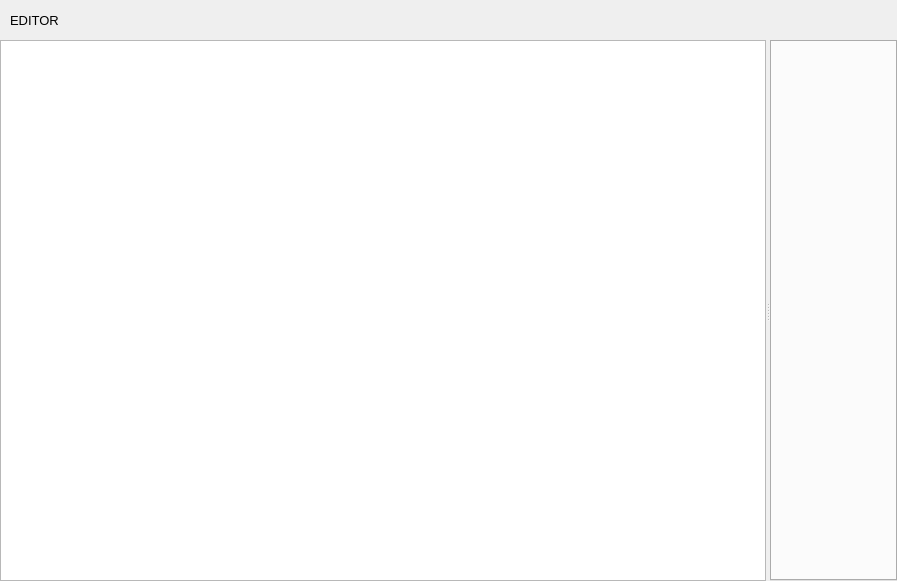
<?xml version="1.0" encoding="UTF-8"?>
<ui version="4.0">
 <class>EditorPage</class>
 <widget class="QWidget" name="EditorPage">
  <property name="geometry">
   <rect>
    <x>0</x>
    <y>0</y>
    <width>897</width>
    <height>581</height>
   </rect>
  </property>
  <property name="windowTitle">
   <string>Form</string>
  </property>
  <layout class="QVBoxLayout" name="verticalLayout">
   <property name="spacing">
    <number>0</number>
   </property>
   <property name="leftMargin">
    <number>0</number>
   </property>
   <property name="topMargin">
    <number>0</number>
   </property>
   <property name="rightMargin">
    <number>0</number>
   </property>
   <property name="bottomMargin">
    <number>0</number>
   </property>
   <item>
    <widget class="QWidget" name="crawlerToolbar" native="true">
     <property name="sizePolicy">
      <sizepolicy hsizetype="Preferred" vsizetype="Maximum">
       <horstretch>0</horstretch>
       <verstretch>0</verstretch>
      </sizepolicy>
     </property>
     <property name="maximumSize">
      <size>
       <width>16777215</width>
       <height>40</height>
      </size>
     </property>
     <layout class="QHBoxLayout" name="horizontalLayout_2">
      <property name="leftMargin">
       <number>10</number>
      </property>
      <property name="topMargin">
       <number>5</number>
      </property>
      <property name="rightMargin">
       <number>10</number>
      </property>
      <property name="bottomMargin">
       <number>5</number>
      </property>
      <item>
       <widget class="QLabel" name="label">
        <property name="font">
         <font>
          <pointsize>10</pointsize>
          <weight>50</weight>
          <bold>false</bold>
         </font>
        </property>
        <property name="text">
         <string>EDITOR</string>
        </property>
       </widget>
      </item>
      <item>
       <spacer name="horizontalSpacer">
        <property name="orientation">
         <enum>Qt::Horizontal</enum>
        </property>
        <property name="sizeType">
         <enum>QSizePolicy::Maximum</enum>
        </property>
        <property name="sizeHint" stdset="0">
         <size>
          <width>158</width>
          <height>20</height>
         </size>
        </property>
       </spacer>
      </item>
     </layout>
    </widget>
   </item>
   <item>
    <widget class="QSplitter" name="editorSplitter">
     <property name="orientation">
      <enum>Qt::Horizontal</enum>
     </property>
     <widget class="ItemExplorer" name="itemExplorer">
      <property name="sizePolicy">
       <sizepolicy hsizetype="Preferred" vsizetype="Expanding">
        <horstretch>0</horstretch>
        <verstretch>0</verstretch>
       </sizepolicy>
      </property>
     </widget>
     <widget class="Tabs" name="editorTabs"/>
    </widget>
   </item>
  </layout>
 </widget>
 <customwidgets>
  <customwidget>
   <class>Tabs</class>
   <extends>QTabWidget</extends>
   <header>widgets.editor.tabs.h</header>
   <container>1</container>
  </customwidget>
  <customwidget>
   <class>ItemExplorer</class>
   <extends>QTreeView</extends>
   <header>widgets.editor.item_explorer.h</header>
   <container>1</container>
  </customwidget>
 </customwidgets>
 <resources/>
 <connections/>
</ui>
